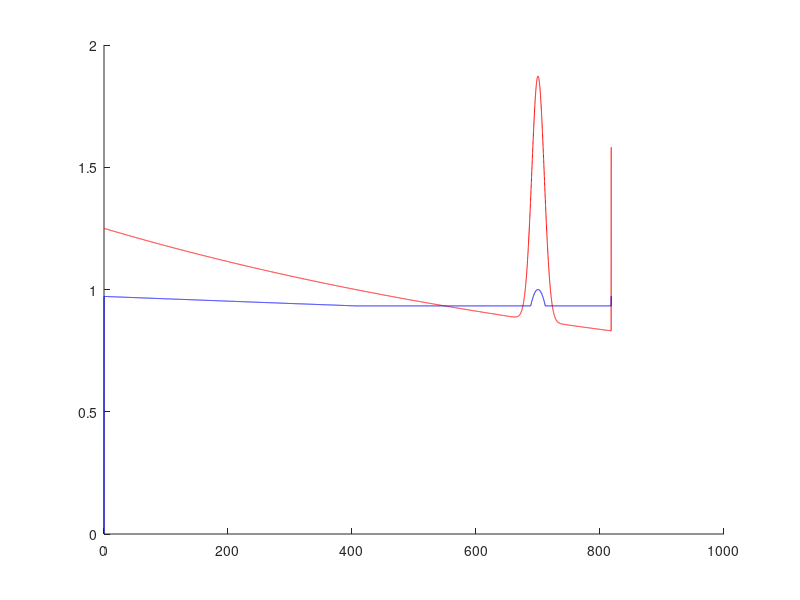

The MATLAB script that drew this image:
clear; close all; clc;

start = 0;
final = 819;
n = 10000;

% Gaussian parameters
mu = 700;
sigma_g = 10;
% g_max = 1/(sigma_g*sqrt(2*pi));
g_max = 1;

% Exponential parameters
sigma_e = -0.001;
a = g_max*3/4;

% Uniform parameters
uniform = g_max*1/2;


% input vector
x = linspace(start,final,n);


exponential = a*exp(sigma_e.*x);

normal_dist = exp(-1/2 .* ((mu-x)/(sigma_g)).^2);

max_range = zeros(1, length(x));
max_range(ceil(818*n/final):end) = g_max*3/4;

%% Plot old distribution
figure(1); hold on;
plot(x,exponential + normal_dist + max_range + uniform,'r-');

%% Plot new distribution
observation_model = max(max(max(exponential,normal_dist),max_range),uniform);
observation_model(1) = 0;
plot(x,observation_model.^(1/10),'b-');